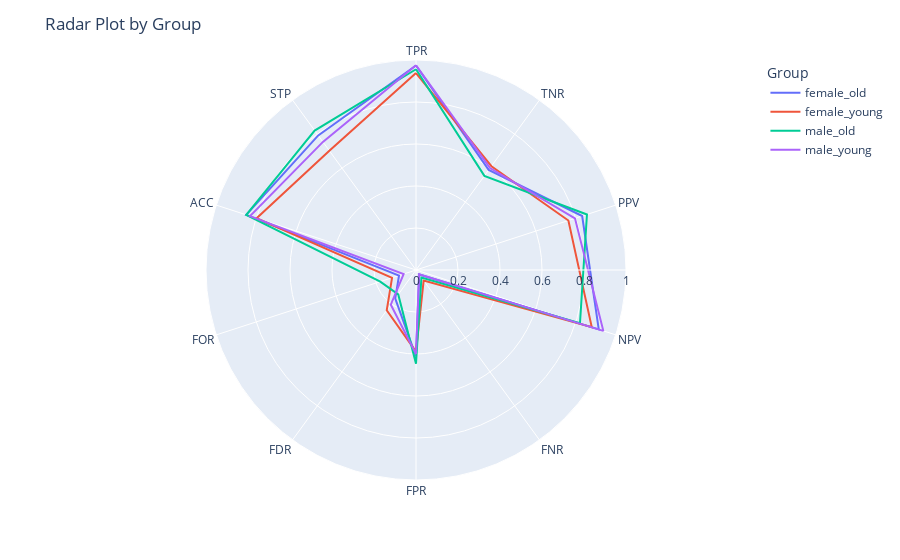

Here is the notebook cell this chart was saved with:
### Code cell
plot_radar_group(fobject, metrics='all')

### Figure 1 — Plotly figure (JSON) as saved in the notebook; plotly's stock layout.template omitted (floating-point values rounded to 4 significant figures)
{"data": [{"hovertemplate": "<b>%{hovertext}</b><br><br>Group=female_old<br>Value=%{r}<br>Fairness Metric=%{theta}<extra></extra>", "hovertext": ["female_old", "female_old", "female_old", "female_old", "female_old", "female_old", "female_old", "female_old", "female_old", "female_old", "female_old"], "legendgroup": "female_old", "line": {"color": "#636efa", "dash": "solid"}, "marker": {"symbol": "circle"}, "mode": "lines", "name": "female_old", "r": [0.974, 0.589, 0.832, 0.915, 0.026, 0.411, 0.168, 0.085, 0.85, 0.792, 0.974], "showlegend": true, "subplot": "polar", "theta": ["TPR", "TNR", "PPV", "NPV", "FNR", "FPR", "FDR", "FOR", "ACC", "STP", "TPR"], "type": "scatterpolar"}, {"hovertemplate": "<b>%{hovertext}</b><br><br>Group=female_young<br>Value=%{r}<br>Fairness Metric=%{theta}<extra></extra>", "hovertext": ["female_young", "female_young", "female_young", "female_young", "female_young", "female_young", "female_young", "female_young", "female_young", "female_young", "female_young"], "legendgroup": "female_young", "line": {"color": "#EF553B", "dash": "solid"}, "marker": {"symbol": "circle"}, "mode": "lines", "name": "female_young", "r": [0.938, 0.611, 0.763, 0.88, 0.062, 0.389, 0.237, 0.12, 0.798, 0.702, 0.938], "showlegend": true, "subplot": "polar", "theta": ["TPR", "TNR", "PPV", "NPV", "FNR", "FPR", "FDR", "FOR", "ACC", "STP", "TPR"], "type": "scatterpolar"}, {"hovertemplate": "<b>%{hovertext}</b><br><br>Group=male_old<br>Value=%{r}<br>Fairness Metric=%{theta}<extra></extra>", "hovertext": ["male_old", "male_old", "male_old", "male_old", "male_old", "male_old", "male_old", "male_old", "male_old", "male_old", "male_old"], "legendgroup": "male_old", "line": {"color": "#00cc96", "dash": "solid"}, "marker": {"symbol": "circle"}, "mode": "lines", "name": "male_old", "r": [0.956, 0.554, 0.856, 0.821, 0.044, 0.446, 0.144, 0.179, 0.85, 0.821, 0.956], "showlegend": true, "subplot": "polar", "theta": ["TPR", "TNR", "PPV", "NPV", "FNR", "FPR", "FDR", "FOR", "ACC", "STP", "TPR"], "type": "scatterpolar"}, {"hovertemplate": "<b>%{hovertext}</b><br><br>Group=male_young<br>Value=%{r}<br>Fairness Metric=%{theta}<extra></extra>", "hovertext": ["male_young", "male_young", "male_young", "male_young", "male_young", "male_young", "male_young", "male_young", "male_young", "male_young", "male_young"], "legendgroup": "male_young", "line": {"color": "#ab63fa", "dash": "solid"}, "marker": {"symbol": "circle"}, "mode": "lines", "name": "male_young", "r": [0.975, 0.6, 0.796, 0.938, 0.025, 0.4, 0.204, 0.062, 0.831, 0.754, 0.975], "showlegend": true, "subplot": "polar", "theta": ["TPR", "TNR", "PPV", "NPV", "FNR", "FPR", "FDR", "FOR", "ACC", "STP", "TPR"], "type": "scatterpolar"}], "layout": {"legend": {"title": {"text": "Group"}, "tracegroupgap": 0}, "margin": {"t": 60}, "polar": {"angularaxis": {"direction": "clockwise", "rotation": 90}, "domain": {"x": [0, 1], "y": [0, 1]}, "radialaxis": {"nticks": 6, "range": [0, 1], "tickangle": 0}}, "title": {"text": "Radar Plot by Group"}}}
